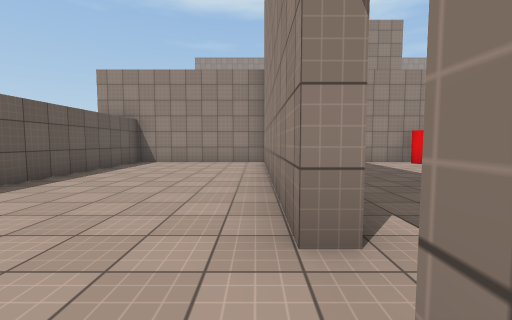
[1] (above)

16 first-person views from a walk through a scene from a Unity 3-D project. The camera is 1.3 m above the floor, tilts 4° down and sees 90° across. Doors are open. The floor is counted in squares, 2 m on a side. Each view is taken from the middle of a square. On the plan, view 1 faces up. The plan holds only what a view shows up to about 9 squares ahead; the rest is blank. The place goes on beyond the plan. The player is left out. Surface patterns are stand-ins for the level's own textures.

[2]
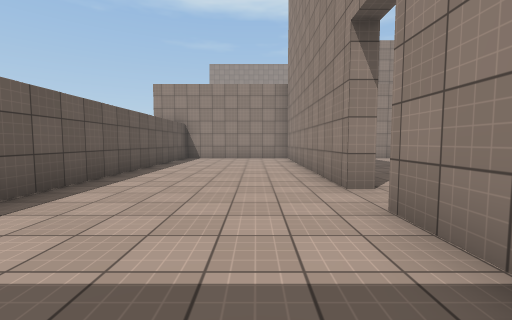

[3]
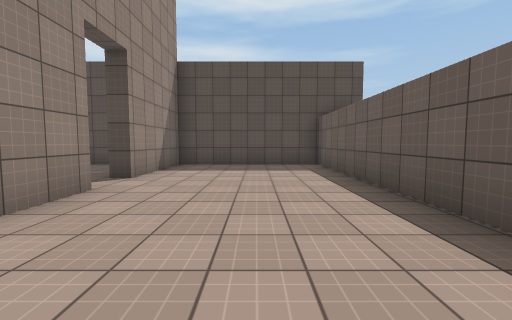

[4]
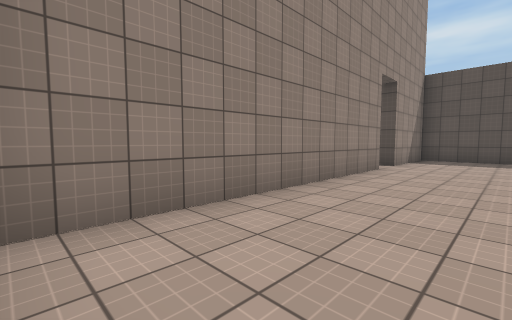

[5]
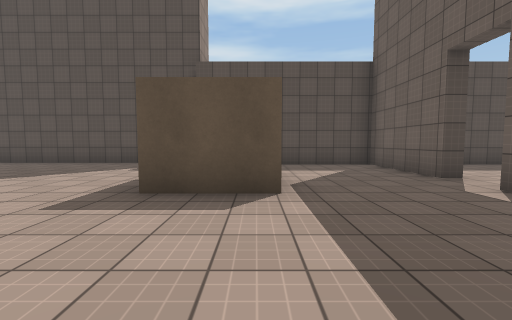

[6]
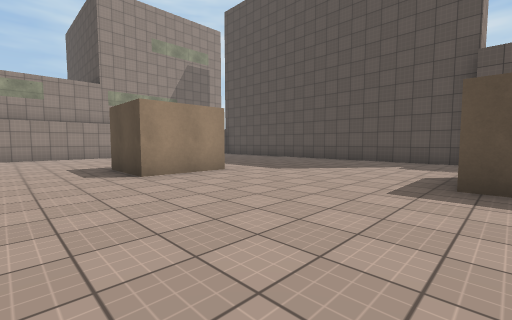

[7]
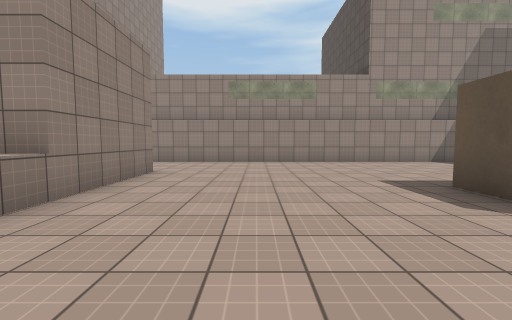

[8]
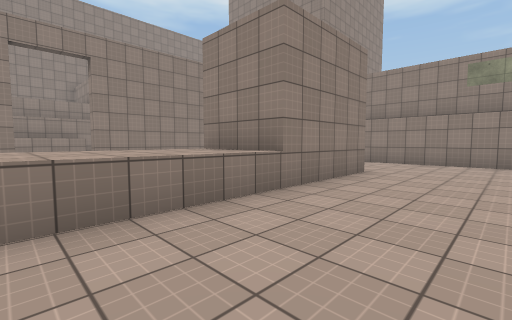

[9]
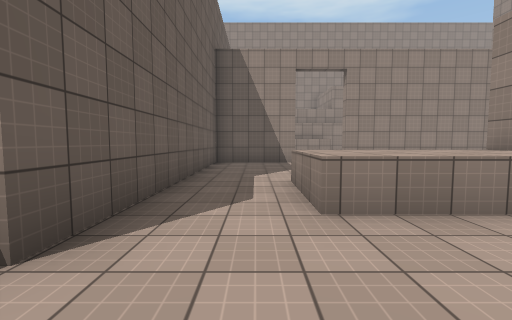

[10]
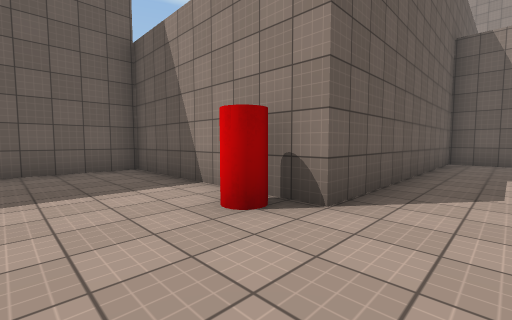

[11]
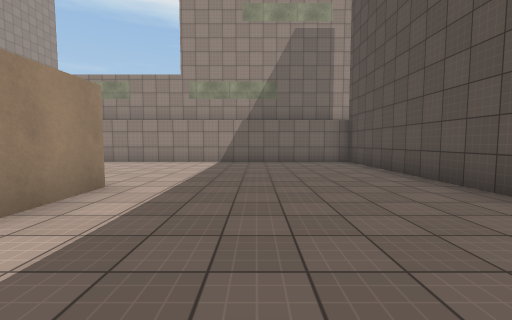

[12]
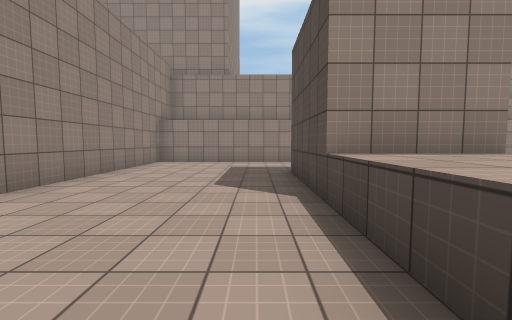

[13]
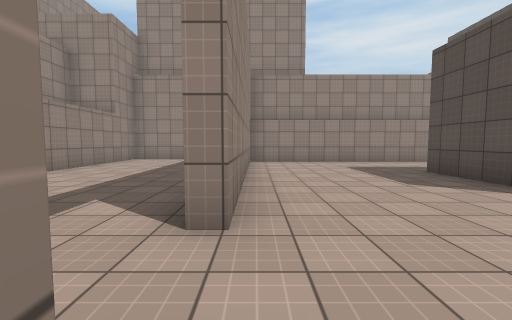

[14]
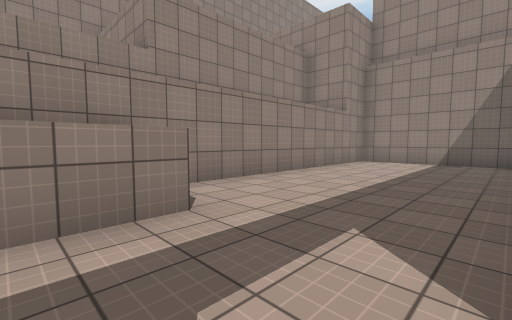

[15]
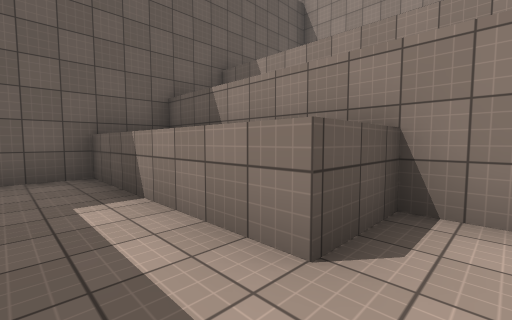

[16]
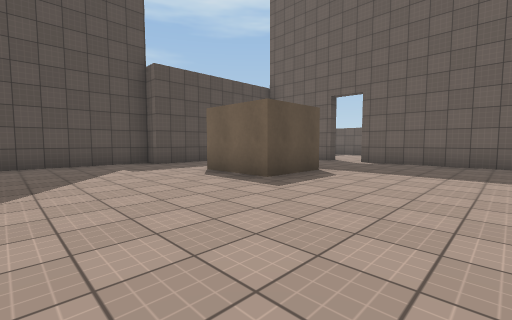

### Floor plan
Points are (right, up) in squares from view 1. A wall is a line through its corners. A room is listed if a view was taken in it or the views show most of it. See-through windows are left out.
Room 1 (views 1, 2, 3, 4)
walls: (0.6, 1.5) (0.3, 1.5) (0.3, 8.3) (-3.8, 8.3) (-3.8, -2.5) (0.3, -2.5) (0.3, 0.4)
ways out: open door at (0, 1) to room 2
Room 2 (views 5, 6, 7, 8, 9, 10, 11, 12, 13, 16)
walls: (10.8, 9.2) (10.8, 11.2); (9.9, 2.1) (9.9, 4.1) (11.8, 4.1); (11.8, 2.2) (10.1, 2.2); (13.6, 9.3) (7.6, 9.3); (8.6, 11.2) (13.6, 11.2); (4.5, 8.3) (0.6, 8.3) (0.6, 1.5); (3.6, 1.8) (5.5, 1.8) (5.5, -0.2); (8.4, 15.2) (5.7, 15.2) (5.7, 8.4); (5.7, -3.1) (16.5, -3.1) (16.5, 15.2) (9.9, 15.2); (0.3, 0.4) (0.6, 0.4) (0.6, -2.5) (5.7, -2.5)
low walls: (7.6, 9.3) (7.6, 11.2)
ways out: open door at (0, 1) to room 1; opening at (9, 16) to room 3
objects: other object (5, 8)
Room 3 (views 14, 15)
walls: (10.3, 19.6) (10.3, 18.2) (5.6, 18.2); (9.9, 15.2) (9.9, 15.6); (17.7, 15.9) (17.7, 19.6) (9.9, 19.6); (5.7, 18.6) (5.7, 16.9)
ways out: opening at (9, 16) to room 2

Positions as (right, up) in squares from view 1, and headings:
1: (0, 0), facing up
2: (-1, -2), facing up
3: (-2, 5), facing down
4: (-2, 8), facing down-right
5: (4, 5), facing down
6: (5, 6), facing down-right
7: (8, 7), facing right
8: (8, 7), facing up-right
9: (7, 7), facing up
10: (7, 6), facing up-left
11: (8, 0), facing right
12: (8, 12), facing right
13: (8, 15), facing right
14: (9, 16), facing up-right
15: (11, 17), facing up-left
16: (9, 5), facing down-left
